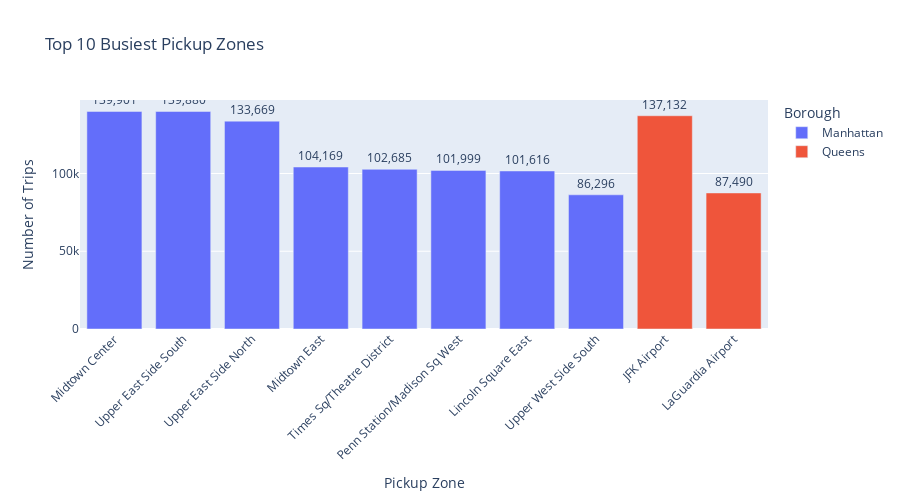

Notebook code cell kept with this figure:
### Markdown cell above
## 3.2 Visualization 1: Top 10 Pickup Zones (Bar Chart)

### Code cell
# Bar chart: Top 10 pickup zones
fig1 = px.bar(
    df_query1,
    x='pickup_zone',
    y='trip_count',
    color='borough',
    title='Top 10 Busiest Pickup Zones',
    labels={'pickup_zone': 'Pickup Zone', 'trip_count': 'Number of Trips', 'borough': 'Borough'},
    text='trip_count'
)
fig1.update_traces(texttemplate='%{text:,.0f}', textposition='outside')
fig1.update_layout(xaxis_tickangle=-45, height=500)
fig1.show()

print("\nInsight: The busiest pickup zones are concentrated in Manhattan, with areas like ")
print("Upper East Side, Midtown, and Penn Station seeing the highest taxi demand.")

### Figure 1 — Plotly figure (JSON) as saved in the notebook; plotly's stock layout.template omitted (floating-point values rounded to 4 significant figures)
{"data": [{"hovertemplate": "Borough=Manhattan<br>Pickup Zone=%{x}<br>Number of Trips=%{text}<extra></extra>", "legendgroup": "Manhattan", "marker": {"color": "#636efa", "pattern": {"shape": ""}}, "name": "Manhattan", "orientation": "v", "showlegend": true, "text": [139900.0, 139900.0, 133700.0, 104200.0, 102700.0, 102000.0, 101600.0, 86300.0], "textposition": "outside", "texttemplate": "%{text:,.0f}", "type": "bar", "x": ["Midtown Center", "Upper East Side South", "Upper East Side North", "Midtown East", "Times Sq/Theatre District", "Penn Station/Madison Sq West", "Lincoln Square East", "Upper West Side South"], "xaxis": "x", "y": [139901, 139880, 133669, 104169, 102685, 101999, 101616, 86296], "yaxis": "y"}, {"hovertemplate": "Borough=Queens<br>Pickup Zone=%{x}<br>Number of Trips=%{text}<extra></extra>", "legendgroup": "Queens", "marker": {"color": "#EF553B", "pattern": {"shape": ""}}, "name": "Queens", "orientation": "v", "showlegend": true, "text": [137100.0, 87490.0], "textposition": "outside", "texttemplate": "%{text:,.0f}", "type": "bar", "x": ["JFK Airport", "LaGuardia Airport"], "xaxis": "x", "y": [137132, 87490], "yaxis": "y"}], "layout": {"barmode": "relative", "height": 500, "legend": {"title": {"text": "Borough"}, "tracegroupgap": 0}, "title": {"text": "Top 10 Busiest Pickup Zones"}, "xaxis": {"anchor": "y", "domain": [0, 1], "tickangle": -45, "title": {"text": "Pickup Zone"}}, "yaxis": {"anchor": "x", "domain": [0, 1], "title": {"text": "Number of Trips"}}}}
